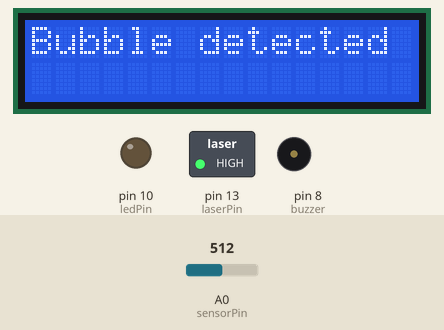
This sketch was run on a simulated Arduino Uno, built with avr-gcc and run on an emulated ATmega328P. Parts: 16×2 character LCD, switched loads named in the sketch (green lamp = pin HIGH), output pins drawn as LEDs (lit = HIGH), buzzer (waves = sounding). Dashed ring = blinking. Inputs (shaded band) come from the test bench; at power-on: A0 (sensorPin) = 512. What the sketch prints to the serial monitor is not drawn.

Above: at 1.2 s.
1.3 s: A0 (sensorPin) set to 56
8.5 s: A0 (sensorPin) set to 47
At 10.9 s:
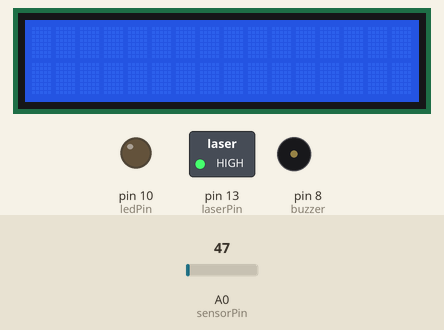
13.0 s: A0 (sensorPin) set to 122
At 13.9 s:
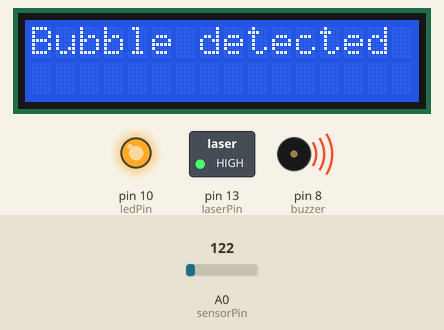
17.5 s: A0 (sensorPin) set to 40
At 18.4 s:
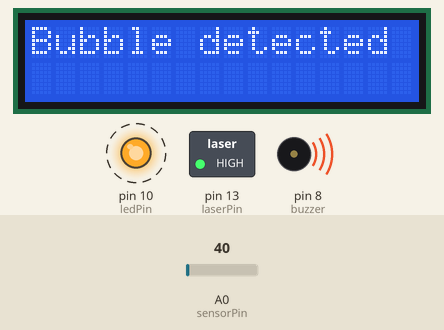
Timing chart, 0 to 21.0 s (numbered marks = the images above; inputs shaded):
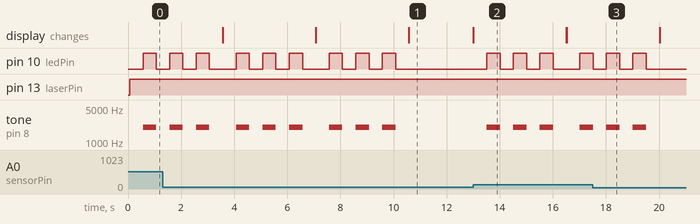

Measured:
- the behaviour switches between 51 and 50 on A0 (sensorPin) (found by bisection; images 0 and 1)
- after the input at 8.5 s, pin 10 (ledPin): goes on until 10.1 s, then stays LOW; tone on pin 8 (buzzer): goes on until 10.1 s, then stays silent
- after the input at 13.0 s, pin 10 (ledPin): LOW → HIGH after 0.51 s, then repeats every 1.0 s: LOW 0.50 s, HIGH 0.50 s; tone on pin 8 (buzzer): silent → 2000 Hz after 0.51 s, then repeats every 1.0 s: silent 0.50 s, 2000 Hz 0.50 s; the display: changes at once (image 2)
- after the input at 17.5 s, pin 10 (ledPin): goes on until 19.5 s, then stays LOW; tone on pin 8 (buzzer): goes on until 19.5 s, then stays silent
- by itself, tone on pin 8 (buzzer): plays 2000 Hz for 0.50 s, 2000 Hz for 0.50 s, 2000 Hz for 0.50 s, 2000 Hz for 0.50 s, 2000 Hz for 0.50 s, 2000 Hz for 0.50 s

The sketch:

BDcode.ino
```cpp
#include <LiquidCrystal.h>
const int laserPin = 13;
const int ledPin = 10;
const int sensorPin = A0;
LiquidCrystal lcd(12, 11, 5, 4, 3, 2);
int buzzer = 8;

void setup() {

Serial.begin(9600);
pinMode(buzzer, OUTPUT);
lcd.begin(16,2);
lcd.clear( );
pinMode(laserPin, OUTPUT);
pinMode(ledPin, OUTPUT);
pinMode(sensorPin, INPUT);

}

void loop() {

int sensorStatus = analogRead(sensorPin);
digitalWrite(laserPin, HIGH);

Serial.println(sensorStatus);

if (sensorStatus  > 50  )
{lcd.setCursor(0,0);
   lcd.print("Bubble detected");
   delay(500);

   for(int i=0;i<=2;i++)
    {
            tone(buzzer,2000);// Send 2KHz sound signal...
            digitalWrite (ledPin , HIGH );
            delay(500);
            noTone(buzzer);// Stop sound...
            digitalWrite (ledPin , LOW );
            delay(500);

            }// ...for 1sec
  lcd.clear();
}

Serial.println(sensorStatus);


}
```
